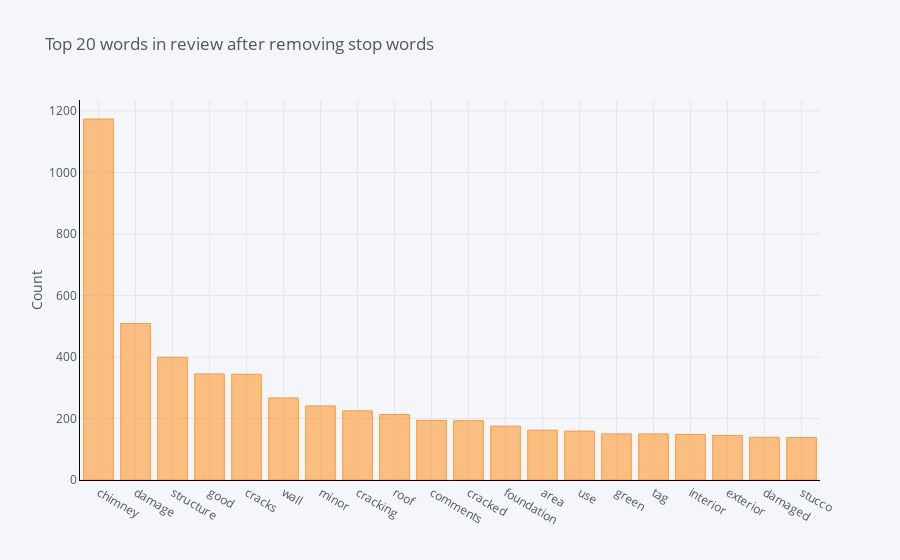

The notebook cell saved with this chart:
### Code cell
def get_top_n_words(corpus, n=None):
    vec = CountVectorizer(stop_words = 'english').fit(corpus)
    bag_of_words = vec.transform(corpus)
    sum_words = bag_of_words.sum(axis=0) 
    words_freq = [(word, sum_words[0, idx]) for word, idx in vec.vocabulary_.items()]
    words_freq =sorted(words_freq, key = lambda x: x[1], reverse=True)
    return words_freq[:n]
common_words = get_top_n_words(data['texts'], 20)
for word, freq in common_words:
    print(word, freq)
df2 = pd.DataFrame(common_words, columns = ['texts' , 'count'])
df2.groupby('texts').sum()['count'].sort_values(ascending=False).iplot(
    kind='bar', yTitle='Count', linecolor='black', title='Top 20 words in review after removing stop words')

### Figure 1 — Plotly figure (JSON) as saved in the notebook; plotly's stock layout.template omitted (floating-point values rounded to 4 significant figures)
{"data": [{"marker": {"color": "rgba(255, 153, 51, 0.6)", "line": {"color": "rgba(255, 153, 51, 1.0)", "width": 1}}, "name": "count", "orientation": "v", "text": "", "type": "bar", "x": ["chimney", "damage", "structure", "good", "cracks", "wall", "minor", "cracking", "roof", "comments", "cracked", "foundation", "area", "use", "green", "tag", "interior", "exterior", "damaged", "stucco"], "y": [1174, 509, 399, 345, 344, 267, 241, 225, 213, 194, 193, 175, 162, 159, 150, 150, 148, 145, 139, 138]}], "layout": {"legend": {"bgcolor": "#F5F6F9", "font": {"color": "#4D5663"}}, "paper_bgcolor": "#F5F6F9", "plot_bgcolor": "#F5F6F9", "title": {"font": {"color": "#4D5663"}, "text": "Top 20 words in review after removing stop words"}, "xaxis": {"gridcolor": "#E1E5ED", "linecolor": "black", "showgrid": true, "tickfont": {"color": "#4D5663"}, "title": {"font": {"color": "#4D5663"}, "text": ""}, "zerolinecolor": "#E1E5ED"}, "yaxis": {"gridcolor": "#E1E5ED", "linecolor": "black", "showgrid": true, "tickfont": {"color": "#4D5663"}, "title": {"font": {"color": "#4D5663"}, "text": "Count"}, "zerolinecolor": "#E1E5ED"}}}
